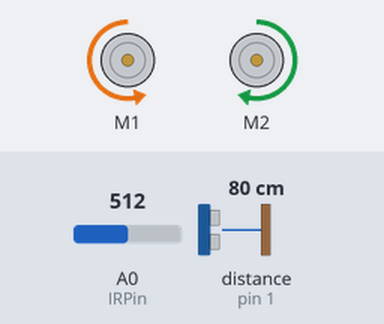
Bench run of a sketch on a simulated Arduino Uno, built with avr-gcc and run on an emulated ATmega328P. Parts: 2 × DC motor (green arrow = forward, orange = backward, longer = faster). The test bench sets the inputs (shaded band); at power-on: distance to the obstacle (sensor on pin 1) 80 cm, A0 (IRPin) = 512.

Above: at 1.2 s.
1.3 s: distance to the obstacle (sensor on pin 1) set to 2 cm
At 1.9 s:
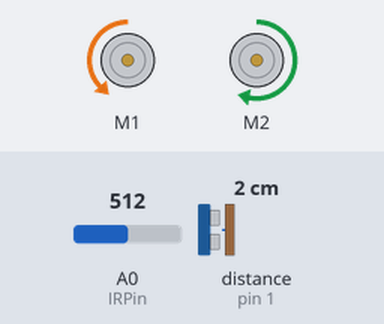
2.8 s: A0 (IRPin) set to 336
4.3 s: A0 (IRPin) set to 303
At 5.3 s:
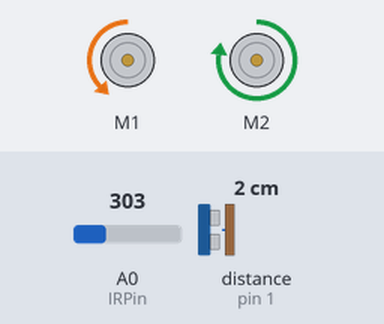
5.8 s: distance to the obstacle (sensor on pin 1) set to 4 cm
At 6.5 s:
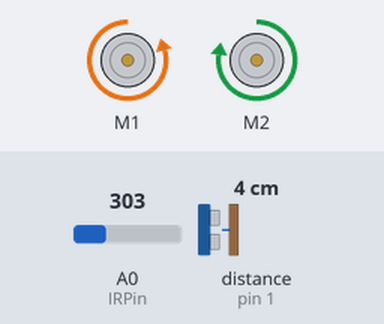
7.3 s: distance to the obstacle (sensor on pin 1) set to 9 cm
At 7.7 s:
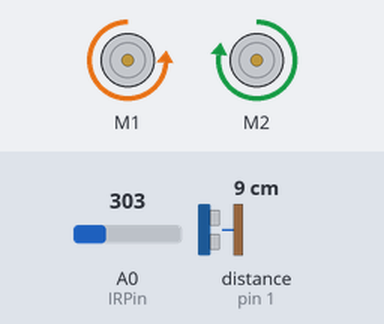
8.8 s: A0 (IRPin) set to 330
At 10.0 s:
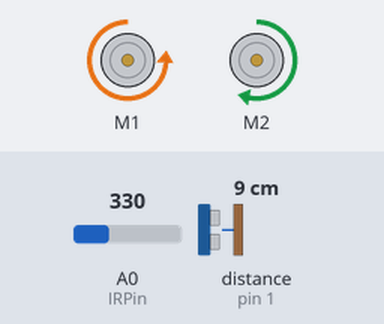
Timing chart, 0 to 11.3 s (numbered marks = the images above; inputs shaded):
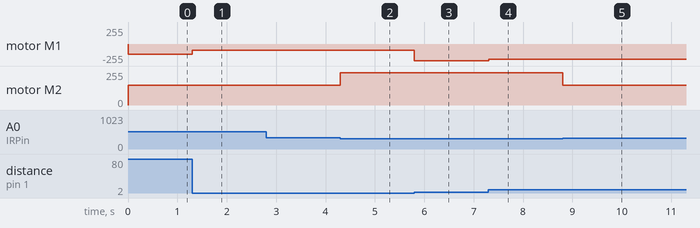

The sketch:

ir_test2.ino
```cpp
#include <math.h>
#include "MeMCore.h"

#define IR_MIN 47
#define IR_MAX 320
#define ULTRA 5

MeUltrasonicSensor ultraSensor(PORT_1);
MeDCMotor left_motor(M1);
MeDCMotor right_motor(M2);

uint8_t motorspeed = 250;
uint8_t modulator = 100;

int IRPin = A0;

float readIR(){
  float IR_reading = analogRead(IRPin);
  float reading =  ((float)IR_reading - IR_MIN) / (IR_MAX - IR_MIN);

  if (fabs(reading - 0) < 0.5){
    return 1; //object is too close to the wall
  }
  if (fabs(reading - 0) > 1.0){
    return 0; //object is too far from the wall;
  }
  return reading;
}

float readUltra(){
  float reading = ultraSensor.distanceCm();
  reading = (reading - ULTRA) / ULTRA;

  if (fabs(reading - 0) < 0.5){
    return 1;
  }
  if (fabs(reading - 0) > 1.0){
    return 0;
  }
  return reading;
}


void moveForward(){
  int left_speed = -(motorspeed - (modulator * (1 - readUltra())));
  int right_speed = motorspeed - (modulator * (1 - readIR()));
  left_motor.run(left_speed);
  right_motor.run(right_speed);
}

void setup() {
  // put your setup code here, to run once:
  Serial.begin(9600);
}

void loop() {
  // put your main code here, to run repeatedly:
  moveForward();
}
```

Measured:
- the behaviour switches between 321 and 320 on A0 (IRPin) (found by bisection; images 1 and 2)
- after the input at 1.3 s, motor M1: backward 150/255 → backward 90/255 at once
- after the input at 2.8 s, every drawn part: stays the same
- after the input at 4.3 s, motor M2: forward 150/255 → forward 243/255 at once
- after the input at 5.8 s, motor M1: backward 90/255 → backward 250/255 at once
- after the input at 7.3 s, motor M1: backward 250/255 → backward 230/255 at once
- after the input at 8.8 s, motor M2: forward 243/255 → forward 150/255 at once
